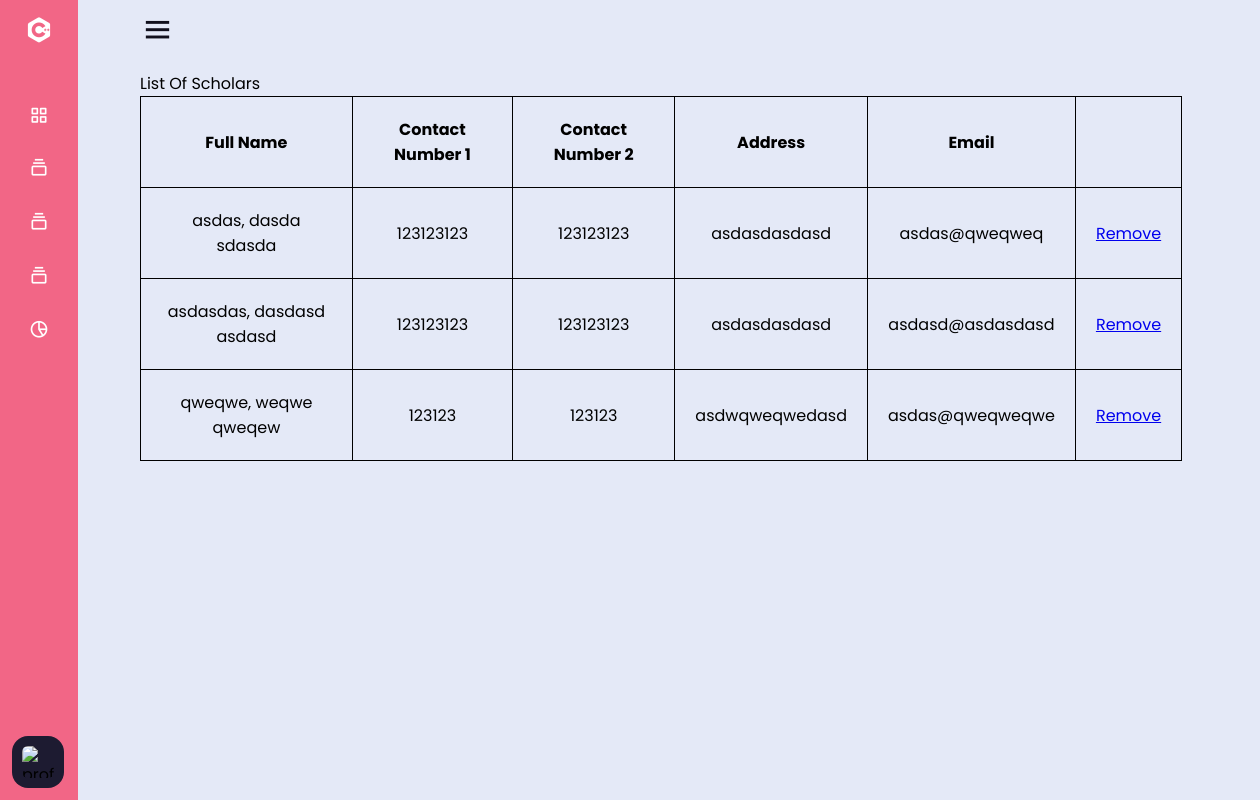
Page /manageScholarList.php (signed in) on the committed database.
### tables this page shows
CREATE TABLE `staff` (
  `staffId` int(11) NOT NULL,
  `fullName` varchar(100) NOT NULL,
  `position` varchar(100) NOT NULL,
  `user` varchar(100) NOT NULL,
  `password` varchar(100) NOT NULL,
  `contactNum` int(11) NOT NULL,
  `address` varchar(255) NOT NULL,
  `email` varchar(100) NOT NULL,
  `image` blob NOT NULL
);

### include/selectDb.php (called while the page is built, shortened)
<?php
include 'dbConnection.php';
$getStaff = "SELECT * FROM staff";
$resultGetStaff = mysqli_query($conn, $getStaff);

### manageScholarList.php (the view, shortened to what this page needs)
<!DOCTYPE html>
<html lang="en">
<head>
</head>
<body>
    <?php
    include 'include/nav.php';
    include 'include/selectDb.php';
    ?>
    <section class="home-section">
        <caption>List Of Scholars</caption>
        <table>
            <tr>
                <th>Full Name</th>
                <th>Contact Number 1</th>
                <th>Contact Number 2</th>
                <th>Address</th>
                <th>Email</th>
                <th></th>
            </tr>
            <?php
            if ($resultGetStaff->num_rows > 0) {
                while ($row = $resultGetStaff->fetch_assoc()) {
            ?>
                    <tr>
                        <td><?php echo $row['fullName']; ?></td>
                        <td><?php echo $row['contactNum']; ?></td>
                        <td><?php echo $row['contactNum']; ?></td>
                        <td><?php echo $row['address']; ?></td>
                        <td><?php echo $row['email']; ?></td>
                        <td><a href="createStaffDelete.php?id=<?php echo $row['staffId']; ?>">Remove</a></td>
                    </tr>
            <?php
                }
                echo "</table>";
            } else {
                echo "<tr><td>" . "0 result" . "</td><td></table>";
            }
            ?>
    </section>
</body>
</html>

### manageScholarList.php (style rules this page uses)
table, th, td { border-collapse: collapse; border: 1px solid black; padding: 20px; text-align: center; }
table { width: 90%; }

### include/nav.php (style rules this page uses)
* { margin: 0; padding: 0; box-sizing: border-box; font-family: 'Poppins', sans-serif; }
body { background: #E4E9F7; }
.home-section { position: relative; background: #E4E9F7; margin-left: 50px; left: 260px; width: calc(100% - 260px); transition: all 0.5s ease; padding: 12px; }
.sidebar.close~.home-section { left: 78px; width: calc(100% - 78px); }

### rows in the picture
staff: fullName "asdas, dasda sdasda", contactNum "123123123", address "asdasdasdasd", email "asdas@qweqweq"
staff: fullName "asdasdas, dasdasd asdasd", contactNum "123123123", address "asdasdasdasd", email "asdasd@asdasdasd"
staff: fullName "qweqwe, weqwe qweqew", contactNum "123123", address "asdwqweqwedasd", email "asdas@qweqweqwe"
